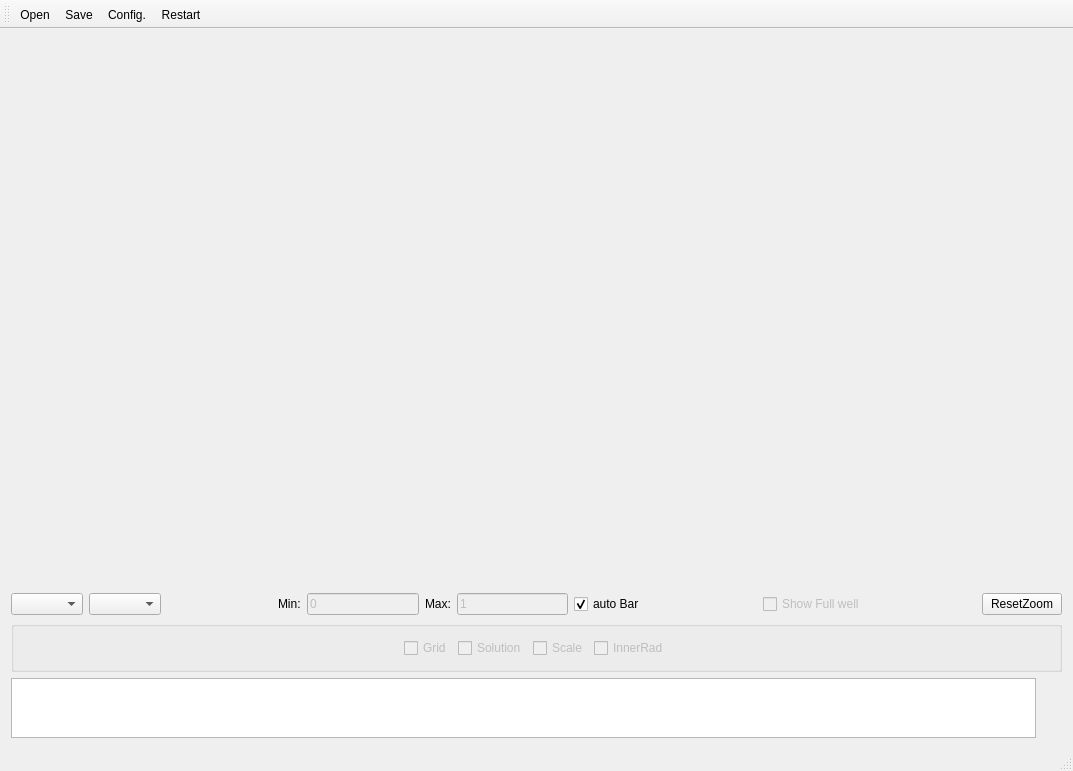
<?xml version="1.0" encoding="UTF-8"?>
<ui version="4.0">
 <class>MainWindow</class>
 <widget class="QMainWindow" name="MainWindow">
  <property name="geometry">
   <rect>
    <x>0</x>
    <y>0</y>
    <width>1073</width>
    <height>771</height>
   </rect>
  </property>
  <property name="windowTitle">
   <string>WellBoreQT</string>
  </property>
  <property name="dockOptions">
   <set>QMainWindow::AllowNestedDocks|QMainWindow::AllowTabbedDocks|QMainWindow::AnimatedDocks|QMainWindow::ForceTabbedDocks</set>
  </property>
  <widget class="QWidget" name="centralWidget">
   <layout class="QGridLayout" name="gridLayout">
    <item row="0" column="0" colspan="3">
     <widget class="QVTKWidget" name="qvtkWidget" native="true">
      <property name="sizePolicy">
       <sizepolicy hsizetype="Expanding" vsizetype="MinimumExpanding">
        <horstretch>0</horstretch>
        <verstretch>0</verstretch>
       </sizepolicy>
      </property>
     </widget>
    </item>
    <item row="1" column="0" colspan="3">
     <layout class="QHBoxLayout" name="horizontalLayoutBtns">
      <item>
       <widget class="QComboBox" name="postPVar1CBox"/>
      </item>
      <item>
       <widget class="QComboBox" name="postPVar2CBox"/>
      </item>
      <item>
       <spacer name="horizontalSpacer_5">
        <property name="orientation">
         <enum>Qt::Horizontal</enum>
        </property>
        <property name="sizeHint" stdset="0">
         <size>
          <width>40</width>
          <height>20</height>
         </size>
        </property>
       </spacer>
      </item>
      <item>
       <widget class="QLabel" name="label_2">
        <property name="text">
         <string>Min:</string>
        </property>
       </widget>
      </item>
      <item>
       <widget class="QLineEdit" name="minBar">
        <property name="enabled">
         <bool>false</bool>
        </property>
        <property name="text">
         <string>0</string>
        </property>
       </widget>
      </item>
      <item>
       <widget class="QLabel" name="label_3">
        <property name="text">
         <string>Max:</string>
        </property>
       </widget>
      </item>
      <item>
       <widget class="QLineEdit" name="maxBar">
        <property name="enabled">
         <bool>false</bool>
        </property>
        <property name="text">
         <string>1</string>
        </property>
       </widget>
      </item>
      <item>
       <widget class="QCheckBox" name="autoBar">
        <property name="text">
         <string>auto Bar</string>
        </property>
        <property name="checked">
         <bool>true</bool>
        </property>
       </widget>
      </item>
      <item>
       <spacer name="horizontalSpacer_4">
        <property name="orientation">
         <enum>Qt::Horizontal</enum>
        </property>
        <property name="sizeHint" stdset="0">
         <size>
          <width>40</width>
          <height>20</height>
         </size>
        </property>
       </spacer>
      </item>
      <item>
       <widget class="QCheckBox" name="showFullCheck">
        <property name="enabled">
         <bool>false</bool>
        </property>
        <property name="text">
         <string>Show Full well</string>
        </property>
       </widget>
      </item>
      <item>
       <spacer name="horizontalSpacer">
        <property name="orientation">
         <enum>Qt::Horizontal</enum>
        </property>
        <property name="sizeHint" stdset="0">
         <size>
          <width>40</width>
          <height>20</height>
         </size>
        </property>
       </spacer>
      </item>
      <item>
       <widget class="QPushButton" name="resetZoomBtn">
        <property name="text">
         <string>ResetZoom</string>
        </property>
       </widget>
      </item>
     </layout>
    </item>
    <item row="2" column="0" colspan="3">
     <widget class="QGroupBox" name="groupBox">
      <property name="title">
       <string/>
      </property>
      <layout class="QGridLayout" name="gridLayout_3">
       <item row="0" column="5">
        <spacer name="horizontalSpacer_6">
         <property name="orientation">
          <enum>Qt::Horizontal</enum>
         </property>
         <property name="sizeHint" stdset="0">
          <size>
           <width>40</width>
           <height>20</height>
          </size>
         </property>
        </spacer>
       </item>
       <item row="0" column="0">
        <spacer name="horizontalSpacer_7">
         <property name="orientation">
          <enum>Qt::Horizontal</enum>
         </property>
         <property name="sizeHint" stdset="0">
          <size>
           <width>40</width>
           <height>20</height>
          </size>
         </property>
        </spacer>
       </item>
       <item row="0" column="3">
        <widget class="QCheckBox" name="scaleCheck">
         <property name="enabled">
          <bool>false</bool>
         </property>
         <property name="text">
          <string>Scale</string>
         </property>
        </widget>
       </item>
       <item row="0" column="1">
        <widget class="QCheckBox" name="gridCheck">
         <property name="enabled">
          <bool>false</bool>
         </property>
         <property name="text">
          <string>Grid</string>
         </property>
        </widget>
       </item>
       <item row="0" column="2">
        <widget class="QCheckBox" name="solutionCheck">
         <property name="enabled">
          <bool>false</bool>
         </property>
         <property name="text">
          <string>Solution</string>
         </property>
        </widget>
       </item>
       <item row="0" column="4">
        <widget class="QCheckBox" name="innerRadCheck">
         <property name="enabled">
          <bool>false</bool>
         </property>
         <property name="text">
          <string>InnerRad</string>
         </property>
        </widget>
       </item>
      </layout>
     </widget>
    </item>
    <item row="3" column="0">
     <widget class="QListWidget" name="logList">
      <property name="sizePolicy">
       <sizepolicy hsizetype="Expanding" vsizetype="MinimumExpanding">
        <horstretch>1</horstretch>
        <verstretch>1</verstretch>
       </sizepolicy>
      </property>
      <property name="minimumSize">
       <size>
        <width>10</width>
        <height>10</height>
       </size>
      </property>
      <property name="maximumSize">
       <size>
        <width>16777215</width>
        <height>60</height>
       </size>
      </property>
     </widget>
    </item>
    <item row="3" column="1">
     <widget class="QLabel" name="logoPetro">
      <property name="sizePolicy">
       <sizepolicy hsizetype="Fixed" vsizetype="Fixed">
        <horstretch>0</horstretch>
        <verstretch>0</verstretch>
       </sizepolicy>
      </property>
      <property name="text">
       <string/>
      </property>
     </widget>
    </item>
    <item row="3" column="2">
     <widget class="QLabel" name="logoLabmec">
      <property name="sizePolicy">
       <sizepolicy hsizetype="Fixed" vsizetype="Fixed">
        <horstretch>0</horstretch>
        <verstretch>0</verstretch>
       </sizepolicy>
      </property>
      <property name="text">
       <string/>
      </property>
     </widget>
    </item>
   </layout>
  </widget>
  <widget class="QMenuBar" name="menuBar">
   <property name="geometry">
    <rect>
     <x>0</x>
     <y>0</y>
     <width>1073</width>
     <height>23</height>
    </rect>
   </property>
  </widget>
  <widget class="QToolBar" name="mainToolBar">
   <attribute name="toolBarArea">
    <enum>TopToolBarArea</enum>
   </attribute>
   <attribute name="toolBarBreak">
    <bool>false</bool>
   </attribute>
   <addaction name="actionOpen"/>
   <addaction name="actionSave"/>
   <addaction name="actionInitialConfig"/>
   <addaction name="actionRestart"/>
  </widget>
  <widget class="QStatusBar" name="statusBar"/>
  <action name="actionOpen">
   <property name="enabled">
    <bool>true</bool>
   </property>
   <property name="text">
    <string>Open</string>
   </property>
  </action>
  <action name="actionSave">
   <property name="enabled">
    <bool>true</bool>
   </property>
   <property name="text">
    <string>Save</string>
   </property>
  </action>
  <action name="actionInitialConfig">
   <property name="text">
    <string>Config.</string>
   </property>
   <property name="toolTip">
    <string>Config</string>
   </property>
  </action>
  <action name="actionRestart">
   <property name="enabled">
    <bool>true</bool>
   </property>
   <property name="text">
    <string>Restart</string>
   </property>
  </action>
 </widget>
 <layoutdefault spacing="6" margin="11"/>
 <customwidgets>
  <customwidget>
   <class>QVTKWidget</class>
   <extends>QWidget</extends>
   <header>QVTKWidget.h</header>
   <container>1</container>
  </customwidget>
 </customwidgets>
 <resources/>
 <connections/>
</ui>
